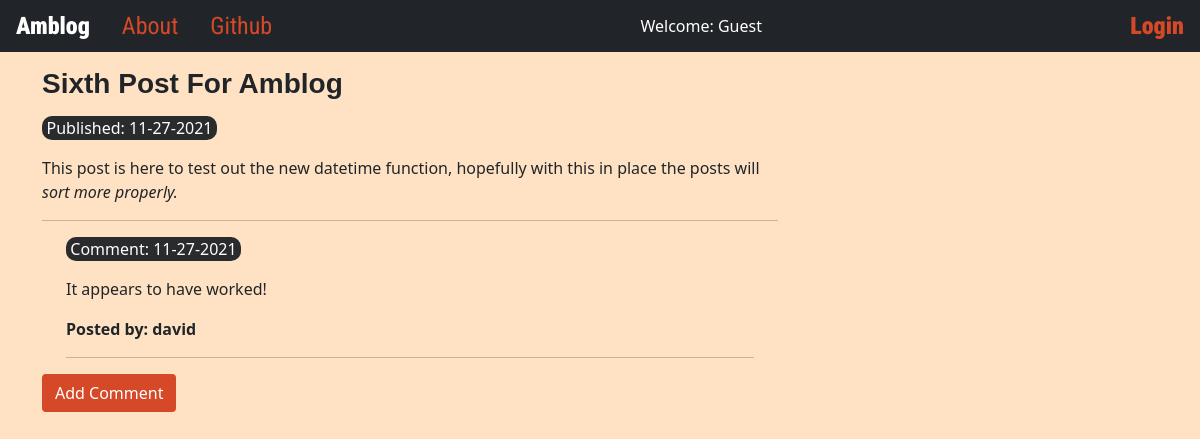
Page /post/6/ on the committed database.
### blog/models.py (models this page shows, shortened)
class Post(models.Model):
    author = models.ForeignKey('auth.User', on_delete=models.CASCADE)
    title = models.CharField(max_length=128)
    text = models.TextField()
    create_date = models.DateTimeField(default=timezone.now())
    published_date = models.DateTimeField(blank=True, null=True)

class Comment(models.Model):
    post = models.ForeignKey('blog.Post', related_name='comments', on_delete=models.CASCADE)
    author = models.CharField(max_length=128)
    text = models.TextField()
    create_date = models.DateTimeField(default=timezone.now())
    approved_comment = models.BooleanField(default=False)

### blog/views.py (the view)
# urls.py: path('post/<int:pk>/', views.PostDetailView.as_view(), name='post_detail'),
class PostDetailView(DetailView):
    model = Post

### blog/templates/blog/post_detail.html (shortened to what this page needs)
{% extends 'blog/base.html' %}
{% block content %}
  <h3 class="post-detail-title">{{ post.title }}</h3>
  {% if post.published_date %}
    <div class="date postdate">
      Published: {{ post.published_date|date:"m-d-Y" }}
    </div>
  {% else %}
    <a class="btn btn-orange" href="{% url 'post_publish' pk=post.pk %}">Publish</a>
  {% endif %}
  <p class="postcontent">{{ post.text|safe|linebreaksbr }}</p>
  <hr>
  <div class="container">
    {% for comment in post.comments.all %}
      {% if user.is_authenticated or comment.approved_comment %}
        <p class="date">Comment: {{ comment.create_date|date:"m-d-Y" }}</p>
        <p>{{ comment.text|safe|linebreaksbr }}</p>
        <p><strong>Posted by: {{ comment.author }}</strong></p>
      {% endif %}
      <hr>
      {% empty %}
        <p>No comments.</p>
    {% endfor %}
    </div>
    <a class="btn btn-orange" href="{% url 'add_comment_to_post' pk=post.pk %}">Add Comment</a>
{% endblock %}

### blog/static/css/blog.css (style rules this page uses)
a { text-decoration: none; color: rgb(213, 72, 40); }
body { background-color: rgb(255, 226, 195); }
.btn-orange { background-color: rgb(213, 72, 40); color: white; }
.post-detail-title { margin-top: 15px; font-family: 'Dosis', sans-serif; font-weight: 600; }
.date { background-color: rgb(41, 43, 44); border-radius: 10px; color: white; margin-top: 15px; margin-bottom: 5px; text-align: center; width: 175px; }

### rows in the picture
Post: title "Sixth Post For Amblog", published_date "11-27-2021", text "This post is here to test out the new datetime function, hopefully with this in place the posts will sort more properly."
Comment: create_date "11-27-2021", text "It appears to have worked!", author "david"
